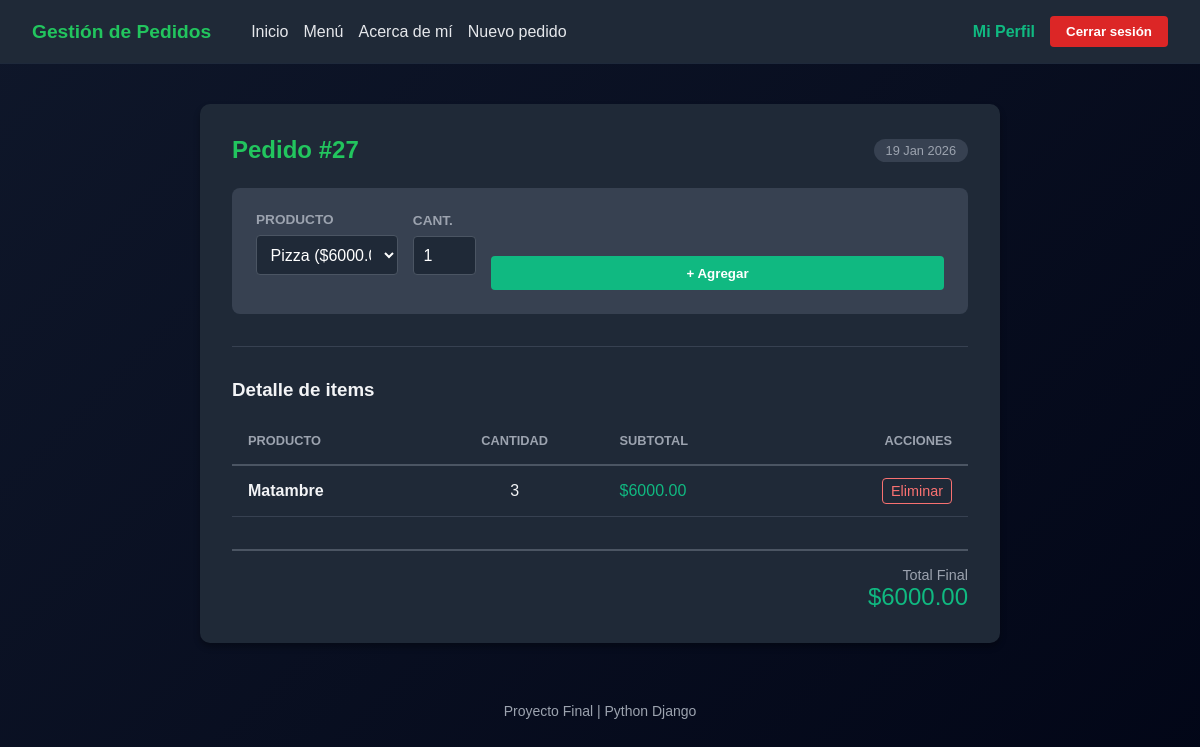
The app's page /pedido/27/ (signed in), older data.
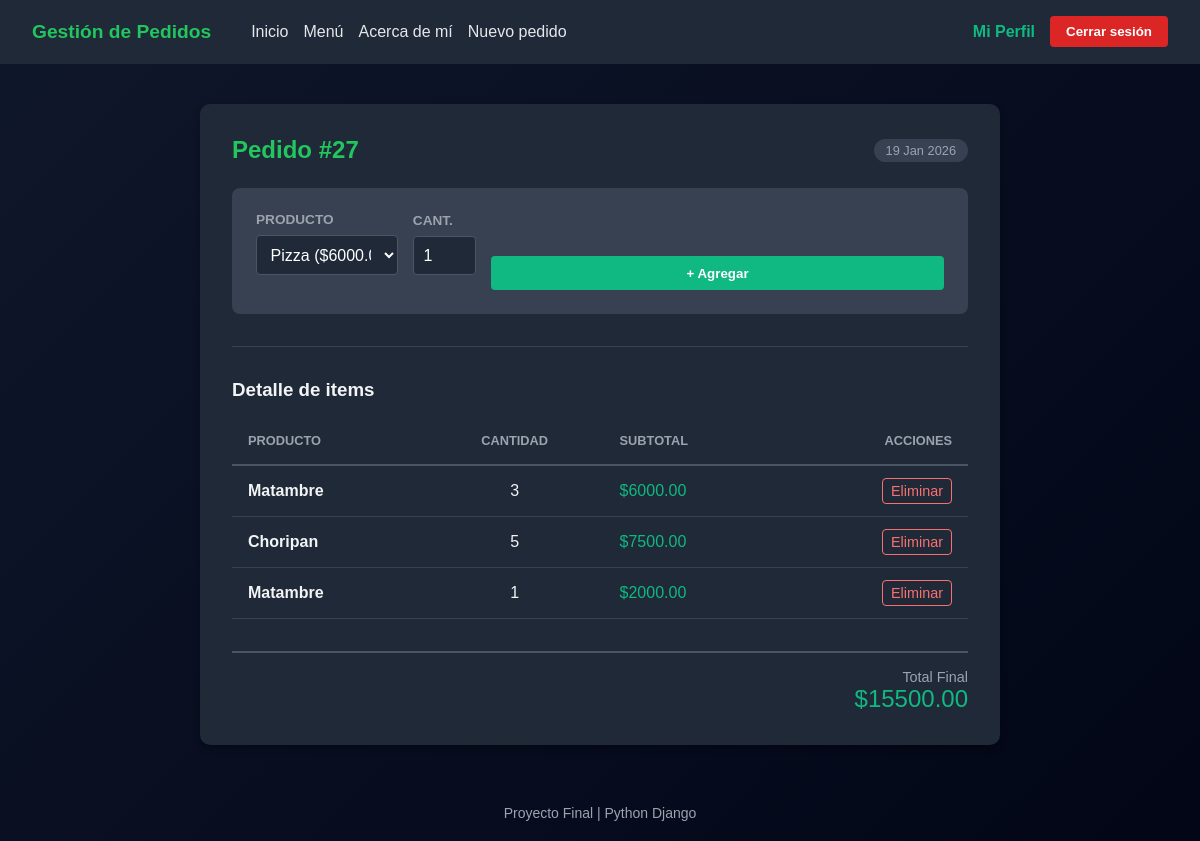
The same page, newer data.
### core/models.py (models this page shows, shortened)
class PedidoProducto(models.Model):
    pedido = models.ForeignKey(Pedido, on_delete=models.CASCADE)
    producto = models.ForeignKey(Producto, on_delete=models.CASCADE)
    cantidad = models.PositiveIntegerField(default=1)
    def subtotal(self):
        return self.cantidad * self.producto.precio

class Producto(models.Model):
    nombre = models.CharField(max_length=100)
    precio = models.DecimalField(max_digits=8, decimal_places=2)
    descripcion = RichTextField(null=True, blank=True)
    imagen = models.ImageField(upload_to='productos/', null=True, blank=True)
    fecha_creacion = models.DateTimeField(default=timezone.now)

### core/views.py (the view, shortened to what this page needs)
# urls.py: path('pedido/<int:pedido_id>/', views.detalle_pedido, name='detalle_pedido'),
@login_required
def detalle_pedido(request, pedido_id):
    pedido = get_object_or_404(Pedido, id=pedido_id, cliente=request.user)
    items = PedidoProducto.objects.filter(pedido=pedido)
    productos = Producto.objects.all()
    total = sum(item.subtotal() for item in items)
    return render(request, 'core/detalle_pedido.html', {
        'pedido': pedido,
        'items': items,
        'productos': productos,
        'total': total
    })

### core/templates/core/detalle_pedido.html (shortened to what this page needs)
{% extends 'core/base.html' %}
{% block content %}
<div class="order-card">
    <div style="display: flex; justify-content: space-between; align-items: center; margin-bottom: 1.5rem;">
        <h2 style="margin:0;">Pedido #{{ pedido.id }}</h2>
        <span style="background: #374151; padding: 4px 12px; border-radius: 20px; font-size: 0.8rem; color: #9ca3af;">
            {{ pedido.creado|date:"d M Y" }}
        </span>
    </div>
    <form method="post" class="form-row">
        <div class="form-group" style="flex-grow: 1;">
            <label class="form-label">Producto</label>
            <select name="producto" class="form-control" required>
                {% for producto in productos %}
                    <option value="{{ producto.id }}">
                        {{ producto.nombre }} (${{ producto.precio }})
                    </option>
                {% endfor %}
            </select>
        </div>
        <div class="form-group" style="width: 100px;">
            <label class="form-label">Cant.</label>
            <input type="number" name="cantidad" min="1" value="1" class="form-control" required>
        </div>
        <button type="submit" class="btn-add">
            + Agregar
        </button>
    </form>
    <hr style="border: 0; border-top: 1px solid #374151; margin: 2rem 0;">
    {% if items %}
        <h3>Detalle de items</h3>
        <table>
            <thead>
                <tr>
                    <th>Producto</th>
                    <th style="text-align: center;">Cantidad</th>
                    <th>Subtotal</th>
                    <th style="text-align: right;">Acciones</th>
                </tr>
            </thead>
            <tbody>
                {% for item in items %}
                <tr>
                    <td style="font-weight: bold;">{{ item.producto.nombre }}</td>
                    <td style="text-align: center;">{{ item.cantidad }}</td>
                    <td style="color: #10b981;">${{ item.subtotal }}</td>
                    <td style="text-align: right;">
                        <a href="{% url 'eliminar_item' item.id %}" class="delete-btn">Eliminar</a>
                    </td>
                </tr>
                {% endfor %}
            </tbody>
        </table>
        <div class="total-section">
            <small style="font-size: 0.9rem; color: #9ca3af; display:block;">Total Final</small>
            ${{ total }}
        </div>
    {% else %}
        <div style="text-align: center; padding: 2rem; color: #9ca3af;">
            <p>El carrito está vacío. ¡Agrega tu primer producto arriba!</p>
        </div>
    {% endif %}
</div>
{% endblock %}

Row changes from the older to the newer data that the page shows:
added PedidoProducto: producto.nombre "Choripan", cantidad "5", subtotal "7500.00"
added PedidoProducto: producto.nombre "Matambre", cantidad "1", subtotal "2000.00"
Text that changed along with them:
{{ total }}: "6000.00" → "15500.00"
